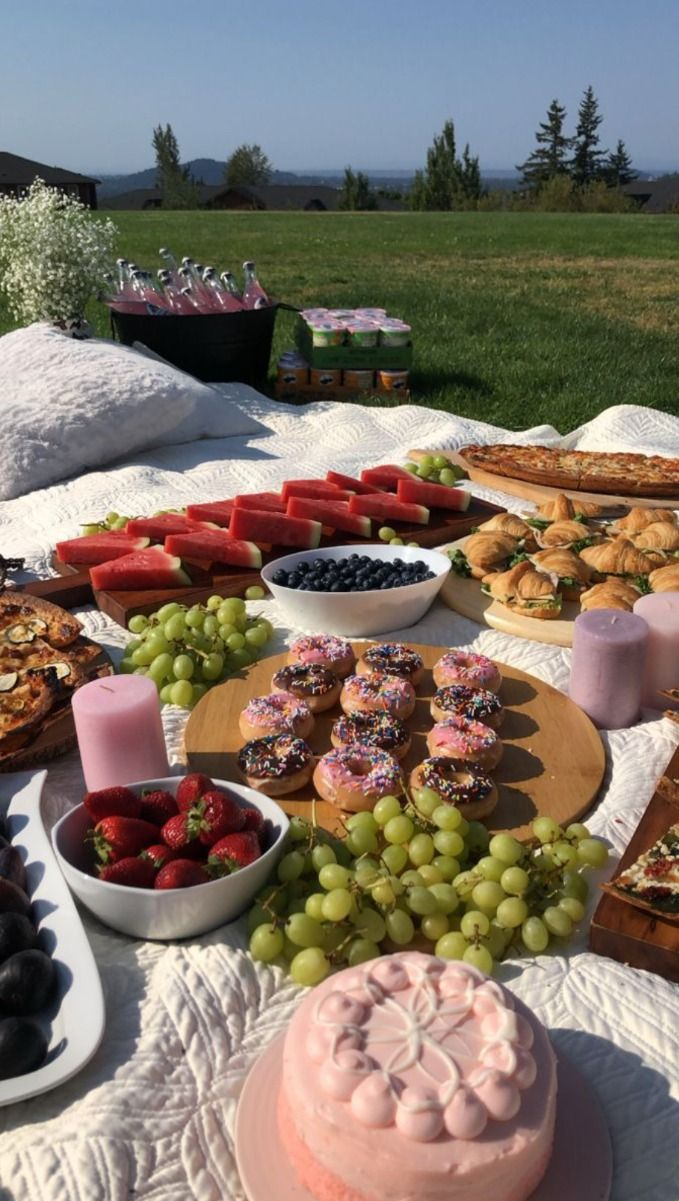
#> input picture picnic-img3.jpg, 679 x 1201 px
$ python PRODIGY_CS-02.py
#> lines starting #> are read from the running program, lines starting #| are printed output that depends on the picture
from PIL import Image
import numpy as np

def encrypt_image(input_image_path, output_image_path, key):
    """
    Encrypt an image by manipulating its pixel values using a key.


    Parameters:
    - input_image_path: str, path to the input image to be encrypted.
    - output_image_path: str, path where the encrypted image will be saved.
    - key: int, an integer value used as a key for encryption.
    """
#> called with input_image_path = 'picnic-img3.jpg', output_image_path = 'encrypted_image.png', key = 192

    # Load the image
    img = Image.open(input_image_path)
#> img is the input picture: PIL image 679x1201 RGB; mean R, G, B 128.7, 115.9, 104.4
    img = img.convert('RGB')  # Ensure image is in RGB mode
    pixels = np.array(img)

    # Encrypt the pixels
    encrypted_pixels = np.bitwise_xor(pixels, key)
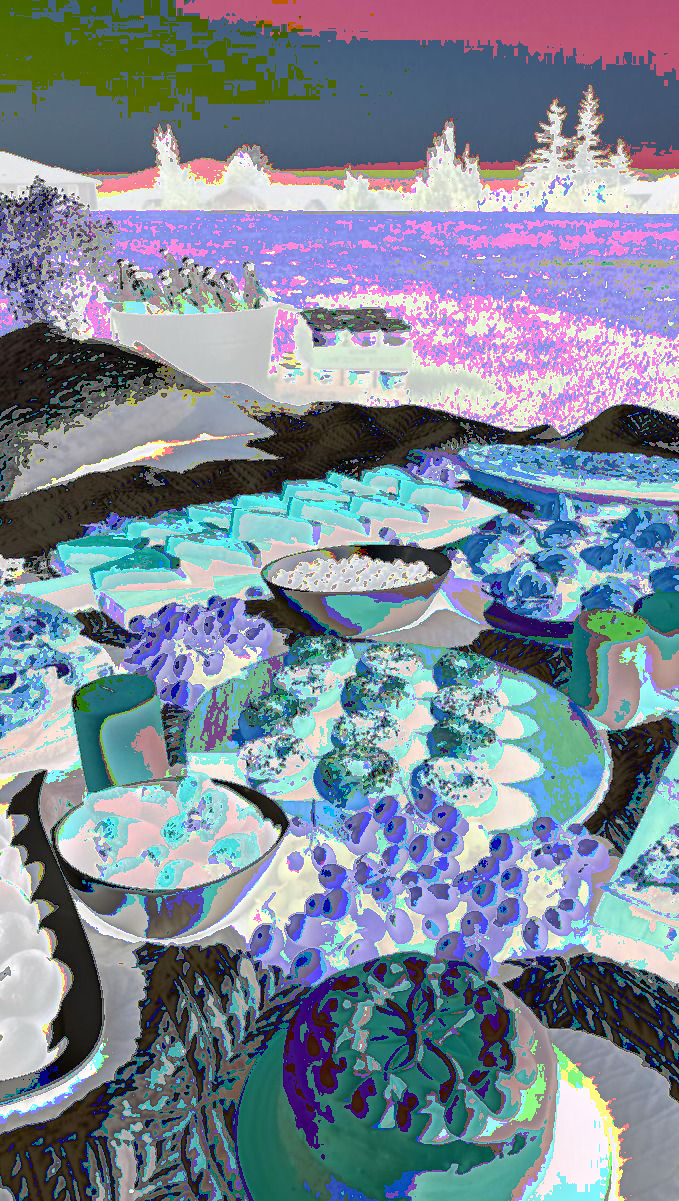
#> encrypted_pixels: shape (1201, 679, 3); mean R, G, B 125.2, 137.5, 152

    # Convert the numpy array back to an image
    encrypted_img = Image.fromarray(encrypted_pixels)

    # Save the encrypted image
    encrypted_img.save(output_image_path)
    print(f"Your Image has been encrypted {output_image_path}")

def decrypt_image(encrypted_image_path, output_image_path, key):
    """
    Decrypt an encrypted image by reversing the pixel manipulation using the same key.

    Parameters:
    - encrypted_image_path: str, path to the encrypted image.
    - output_image_path: str, path where the decrypted image will be saved.
    - key: int, an integer value used as a key for decryption (must be the same key used for encryption).
    """

    # Load the encrypted image
    img = Image.open(encrypted_image_path)
    img = img.convert('RGB')  # Ensure image is in RGB mode
    pixels = np.array(img)

    # Decrypt the pixels
    decrypted_pixels = np.bitwise_xor(pixels, key)

    # Convert the numpy array back to an image
    decrypted_img = Image.fromarray(decrypted_pixels)

    # Save the decrypted image
    decrypted_img.save(output_image_path)
    print(f"Your Image has been decrypted and saved as {output_image_path}")

# Example Usage
key = 192 # Key for encryption and decryption

# Encrypt the image
encrypt_image('picnic-img3.jpg', 'encrypted_image.png', key)

# Decrypt the image
decrypt_image('encrypted_image.png', 'decrypted_image.png', key)
